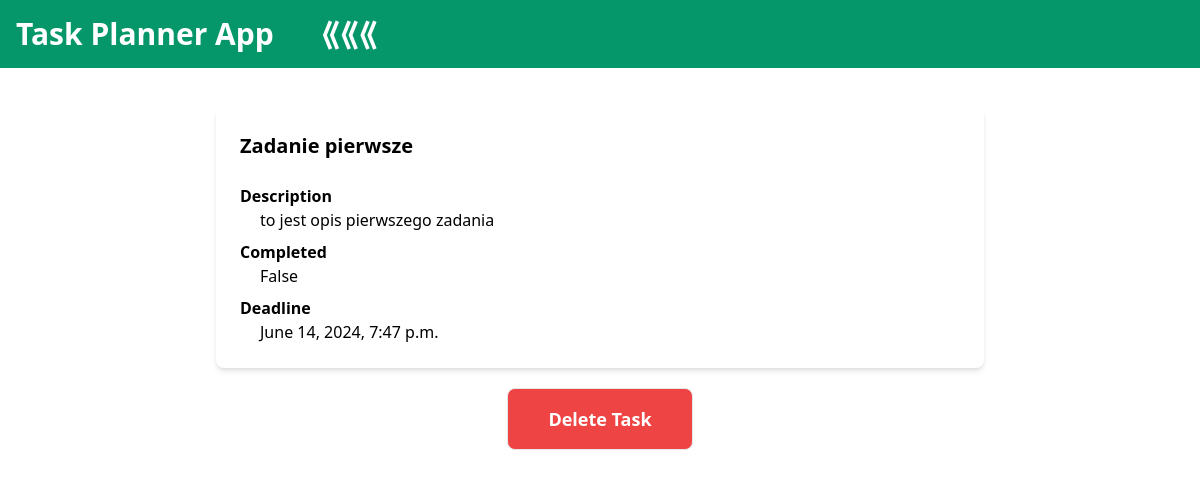
/1/1, run on an earlier commit of the app's database.
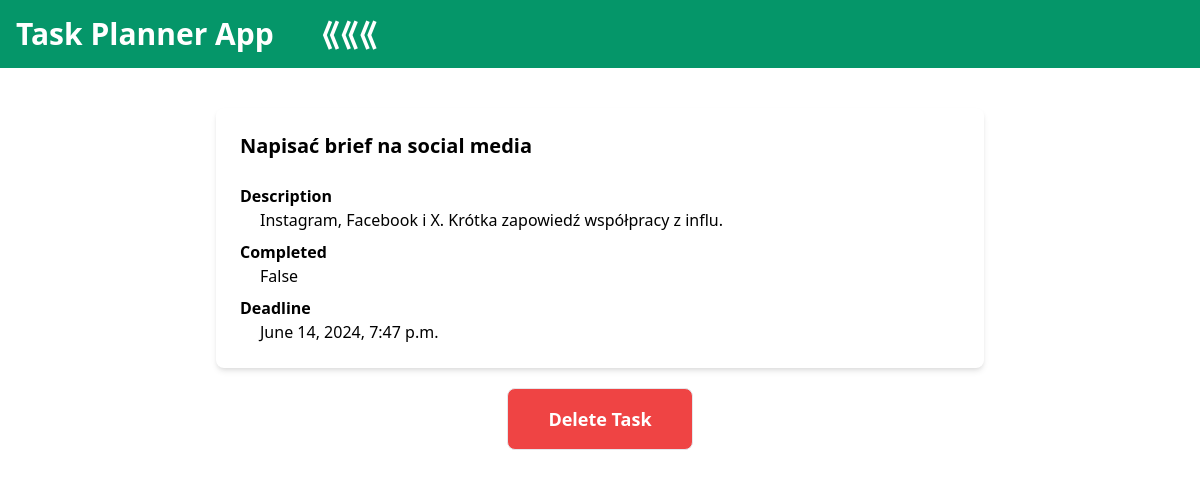
And on a later commit of the database.
### tasks_app/models.py (models this page shows)
class TaskItem(models.Model):
    task_list   = models.ForeignKey(TaskList, on_delete=models.CASCADE)
    name        = models.CharField(max_length=100, blank=False)
    description = models.CharField(max_length=100)
    complete    = models.BooleanField(default=False)
    due_date    = models.DateTimeField()

### tasks_app/views.py (the view)
# urls.py: path('<int:id>/<int:id_2>', views.task_details, name="task_details"),
def task_details(request,id,id_2):
    task_list = TaskList.objects.get(id=id)
    task = TaskItem.objects.get(id=id_2)
    return render(request, 'task_details.html', {"task":task})

### templates/task_details.html
{% extends "base.html" %}
{% block content %}
<div class="text-left max-w-3xl mx-auto bg-white p-6 rounded-lg shadow-md flex flex-col">
    <div class="mb-4 text-xl font-semibold">{{task.name}}</div>
    <label class="mt-2 font-semibold">Description</label>
    <div class="ml-5">{{ task.description }}</div>
    <label class="mt-2 font-semibold">Completed</label>
    <div class="ml-5">{{ task.complete}}</div>
    <label class="mt-2 font-semibold">Deadline</label>
    <div class="ml-5">{{task.due_date}}</div>
</div>
<button class="bg-red-500 mx-auto text-lg text-white font-semibold mt-5 p-4 px-10 border rounded-lg transition-transform transform hover:bg-red-700">
    <a href='./{{task.id}}/delete_task'>Delete Task</a>
</button>
{% endblock %}

What changed in the data, as far as the page shows it:
changed TaskItem "False": name "Zadanie pierwsze" → "Napisać brief na social media"; description "to jest opis pierwszego zadania" → "Instagram, Facebook i X. Krótka zapowiedź współpracy z influ."
